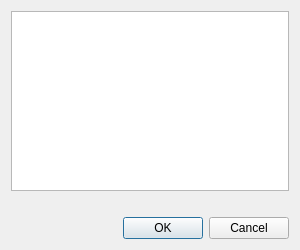
<?xml version="1.0" encoding="UTF-8"?>
<ui version="4.0">
 <class>CommentEditorDialog</class>
 <widget class="QDialog" name="CommentEditorDialog">
  <property name="geometry">
   <rect>
    <x>0</x>
    <y>0</y>
    <width>300</width>
    <height>250</height>
   </rect>
  </property>
  <property name="windowTitle">
   <string>Comment Editor</string>
  </property>
  <layout class="QVBoxLayout" name="verticalLayout">
   <item>
    <widget class="QPlainTextEdit" name="plainTextEdit"/>
   </item>
   <item>
    <spacer name="verticalSpacer">
     <property name="orientation">
      <enum>Qt::Vertical</enum>
     </property>
     <property name="sizeType">
      <enum>QSizePolicy::Fixed</enum>
     </property>
     <property name="sizeHint" stdset="0">
      <size>
       <width>20</width>
       <height>20</height>
      </size>
     </property>
    </spacer>
   </item>
   <item>
    <layout class="QHBoxLayout">
     <property name="spacing">
      <number>6</number>
     </property>
     <property name="leftMargin">
      <number>0</number>
     </property>
     <property name="topMargin">
      <number>0</number>
     </property>
     <property name="rightMargin">
      <number>0</number>
     </property>
     <property name="bottomMargin">
      <number>0</number>
     </property>
     <item>
      <spacer>
       <property name="orientation">
        <enum>Qt::Horizontal</enum>
       </property>
       <property name="sizeHint" stdset="0">
        <size>
         <width>0</width>
         <height>0</height>
        </size>
       </property>
      </spacer>
     </item>
     <item>
      <widget class="QPushButton" name="pushButtonOK">
       <property name="text">
        <string>OK</string>
       </property>
       <property name="default">
        <bool>true</bool>
       </property>
      </widget>
     </item>
     <item>
      <widget class="QPushButton" name="pushButtonCancel">
       <property name="text">
        <string>Cancel</string>
       </property>
      </widget>
     </item>
    </layout>
   </item>
  </layout>
 </widget>
 <resources/>
 <connections>
  <connection>
   <sender>pushButtonOK</sender>
   <signal>clicked()</signal>
   <receiver>CommentEditorDialog</receiver>
   <slot>accept()</slot>
   <hints>
    <hint type="sourcelabel">
     <x>278</x>
     <y>253</y>
    </hint>
    <hint type="destinationlabel">
     <x>96</x>
     <y>254</y>
    </hint>
   </hints>
  </connection>
  <connection>
   <sender>pushButtonCancel</sender>
   <signal>clicked()</signal>
   <receiver>CommentEditorDialog</receiver>
   <slot>reject()</slot>
   <hints>
    <hint type="sourcelabel">
     <x>369</x>
     <y>253</y>
    </hint>
    <hint type="destinationlabel">
     <x>179</x>
     <y>282</y>
    </hint>
   </hints>
  </connection>
 </connections>
</ui>
